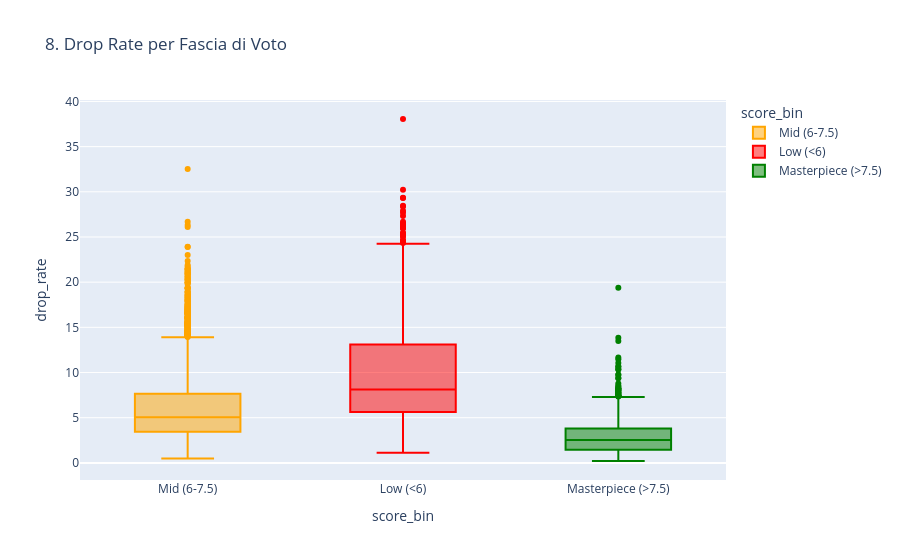

Notebook source saved alongside this figure:
### Code cell
# 8. Boxplot per Fasce di Qualità
df_clean['score_bin'] = pd.cut(df_clean['score'], bins=[0, 6, 7.5, 10], labels=['Low (<6)', 'Mid (6-7.5)', 'Masterpiece (>7.5)'])

fig8 = px.box(df_clean, x='score_bin', y='drop_rate', color='score_bin',
             title='8. Drop Rate per Fascia di Voto',
             color_discrete_map={'Low (<6)': 'red', 'Mid (6-7.5)': 'orange', 'Masterpiece (>7.5)': 'green'})
fig8.show()

### Figure 1 — Plotly figure (JSON) as saved in the notebook; plotly's stock layout.template omitted (floating-point values rounded to 4 significant figures; data arrays with more than 128 entries replaced by an {"elided": "..."} marker saying what was removed)
{"data": [{"alignmentgroup": "True", "hovertemplate": "score_bin=%{x}<br>drop_rate=%{y}<extra></extra>", "legendgroup": "Mid (6-7.5)", "marker": {"color": "orange"}, "name": "Mid (6-7.5)", "notched": false, "offsetgroup": "Mid (6-7.5)", "orientation": "v", "showlegend": true, "type": "box", "x": {"elided": "6029 str values"}, "x0": " ", "xaxis": "x", "y": {"elided": "6029 float values"}, "y0": " ", "yaxis": "y"}, {"alignmentgroup": "True", "hovertemplate": "score_bin=%{x}<br>drop_rate=%{y}<extra></extra>", "legendgroup": "Low (<6)", "marker": {"color": "red"}, "name": "Low (<6)", "notched": false, "offsetgroup": "Low (<6)", "orientation": "v", "showlegend": true, "type": "box", "x": {"elided": "2238 str values"}, "x0": " ", "xaxis": "x", "y": {"elided": "2238 float values"}, "y0": " ", "yaxis": "y"}, {"alignmentgroup": "True", "hovertemplate": "score_bin=%{x}<br>drop_rate=%{y}<extra></extra>", "legendgroup": "Masterpiece (>7.5)", "marker": {"color": "green"}, "name": "Masterpiece (>7.5)", "notched": false, "offsetgroup": "Masterpiece (>7.5)", "orientation": "v", "showlegend": true, "type": "box", "x": {"elided": "1420 str values"}, "x0": " ", "xaxis": "x", "y": {"elided": "1420 float values"}, "y0": " ", "yaxis": "y"}], "layout": {"boxmode": "overlay", "legend": {"title": {"text": "score_bin"}, "tracegroupgap": 0}, "title": {"text": "8. Drop Rate per Fascia di Voto"}, "xaxis": {"anchor": "y", "categoryarray": ["Mid (6-7.5)", "Low (<6)", "Masterpiece (>7.5)"], "categoryorder": "array", "domain": [0, 1], "title": {"text": "score_bin"}}, "yaxis": {"anchor": "x", "domain": [0, 1], "title": {"text": "drop_rate"}}}}
